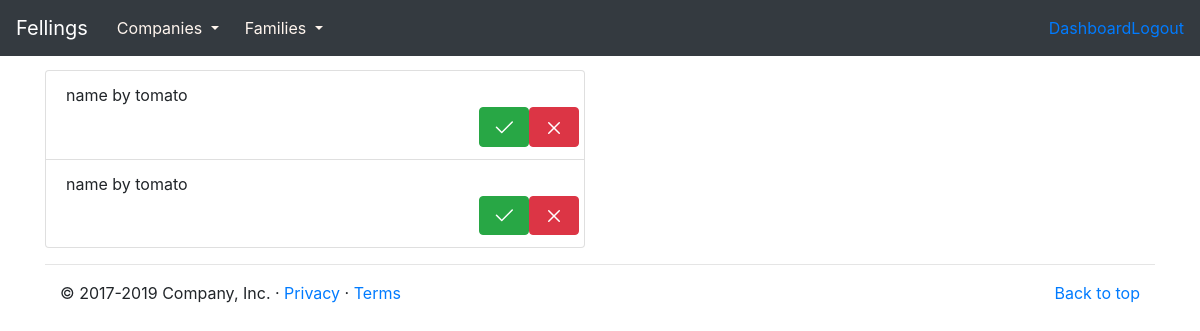
/groups/companies/invite/ (signed in), run on an earlier commit of the app's database.
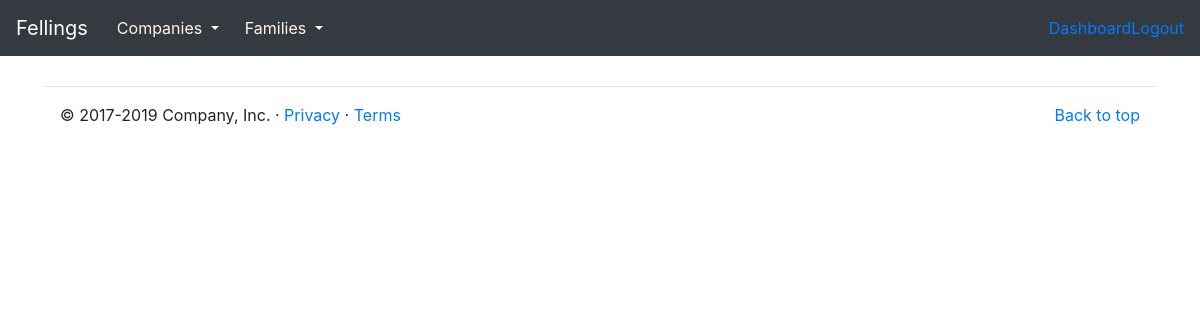
And on a later commit of the database.
### groups/models.py (models this page shows, shortened)
class Invite(models.Model):
    from_user = models.ForeignKey(
        User, on_delete=models.CASCADE, related_name="%(class)s_created"
    )
    to_user = models.ForeignKey(
        User, on_delete=models.CASCADE, related_name="%(class)s_receved"
    )
    accepted = models.IntegerField(default=0, choices=INVITE_STATUS)
    uuid = models.CharField(max_length=32, default="", blank=True)
    class Meta:
        abstract = True

class CompanyInvite(Invite):
    company = models.ForeignKey(
        Company, related_name="invites", on_delete=models.CASCADE
    )

class Group(models.Model):
    created_at = models.DateTimeField(default=timezone.now)
    created_by = models.ForeignKey(
        User, on_delete=models.CASCADE, related_name="%(class)s_created"
    )
    name = models.CharField(max_length=255)
    slug = AutoSlugField(populate_from="name", default="", unique=True)
    description = models.TextField(default="")
    class Meta:
        abstract = True
    def __str__(self):
        return self.slug

class Company(Group):
    members = models.ManyToManyField(User, related_name="companies")
    class Meta:
        verbose_name_plural = "companies"

### groups/views/company.py (the view)
# urls.py: path("invite/", company.Invites.as_view(), name="invite-com"),
class Invites(LoginRequiredMixin, generic.ListView):
    template_name = "companies/invite.html"
    def get_queryset(self):
        return self.request.user.companyinvite_receved.filter(accepted=0)

### groups/templates/companies/invite.html (shortened to what this page needs)
{% extends 'layout.html' %}
{% load bootstrap4 %}
{% block content %}
<div class="container pt">
    <div class="row">
        <div class="col-md-6">
            <ul class="list-group">
                {% for invite in object_list %}
                <li class="list-group-item ">
                    {{invite.company}} by {{invite.from_user}}
                    <div class="row justify-content-end ">
                        <a href="{% url 'groups:invite-com-respone' code=invite.uuid response='accept' %}"
                            class="btn btn-success"></a>
                        <a href="{% url 'groups:invite-com-respone' code=invite.uuid response='accept' %}"
                            class="btn btn-danger"></a>
                    </div>
                </li>
                {% endfor %}
            </ul>
        </div>
    </div>
</div>
{% endblock %}

### templates/layout.html (shortened to what this page needs)
{% load static %}
<!doctype html>
<html lang="en">
<head>
    <link rel="stylesheet" href="https://stackpath.bootstrapcdn.com/bootstrap/4.4.1/css/bootstrap.min.css"
>
    <link rel="stylesheet" href="{% static 'css/feelings.css' %}">
</head>
<body>
    <nav class="navbar navbar-expand-md navbar-dark fixed-top bg-dark">
        <a class="navbar-brand" href="{% url 'home' %}">Fellings</a>
        <div class="nav navbar-nav navbar-left">
            <div class="btn-group">
                <button type="button" class="btn dropdown-toggle" data-toggle="dropdown" aria-haspopup="true"
                    aria-expanded="false" style="color: seashell;">
                    Companies
                </button>
            </div>
            <div class="btn-group">
                <button type="button" class="btn dropdown-toggle" data-toggle="dropdown" aria-haspopup="true"
                    aria-expanded="false" style="color: seashell;">
                    Families
                </button>
            </div>
        </div>
        <div class="collapse navbar-collapse" id="navbarCollapse">
            <form class="form-inline mt-2 mt-md-0 ">
                <ul class="nav navbar-nav  navbar-right">
                    {% if not user.is_authenticated %}
                    <li><a href="{% url 'users:login' %}">Login</a></li>
                    <li><a href="{% url 'users:signup' %}"">Sing up</a></li>
                    {% else %}
                    <li><a href=" {% url 'users:dashboard' %}">Dashboard</a></li>
                    <li><a href="{% url 'users:logout' %}">Logout</a></li>
                    {% endif %}
                </ul>
            </form>
        </div>
    </nav>
    <div id="content">
        {% block content %}{% endblock %}
    </div>
    <div class="container">
        <hr>
        <footer class="container">
            <p class="float-right"><a href="#">Back to top</a></p>
            <p>&copy; 2017-2019 Company, Inc. &middot; <a href="#">Privacy</a> &middot; <a href="#">Terms</a></p>
        </footer>
    </div>
</body>
</html>

### assets/css/feelings.css (style rules this page uses)
.pt { padding-top: 20px; }
body { padding-top: 50px; }

What changed in the data, as far as the page shows it:
no longer on this page (row edited): CompanyInvite: company "name", from_user "tomato"
no longer on this page (row edited): CompanyInvite: company "name", from_user "tomato"
